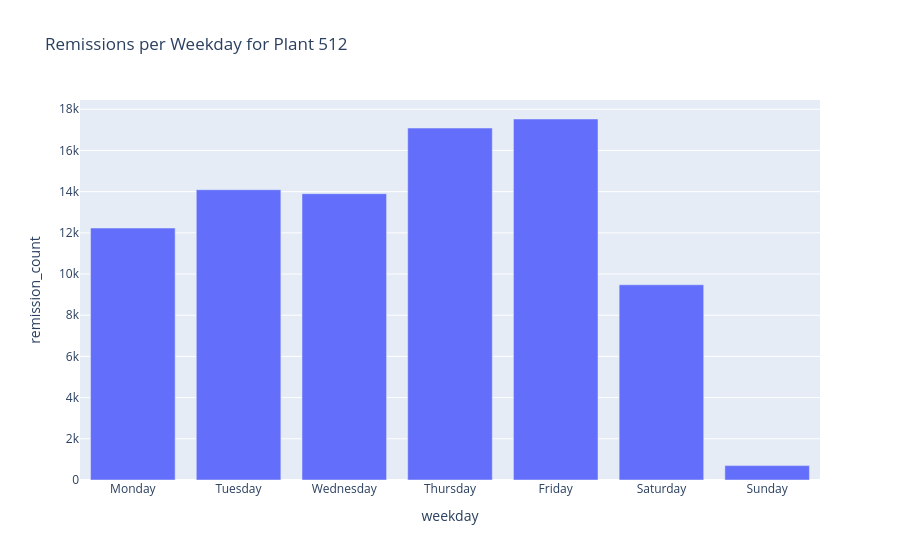

Notebook code for this chart:
### Code cell
# print for plant 512 how many remissions in total per weekday for all time range
plant_512_data = remissions_imputated[remissions_imputated['ship_plant_code'] == 512]
plant_512_data['weekday'] = plant_512_data['typed_time'].dt.day_name()
remissions_per_weekday = plant_512_data.groupby('weekday').size().reset_index(name='remission_count')
print(remissions_per_weekday)
# Make it a histogram of weekdays (Monday -> Sunday)
weekday_order = ["Monday", "Tuesday", "Wednesday", "Thursday", "Friday", "Saturday", "Sunday"]
remissions_per_weekday["weekday"] = pd.Categorical(
    remissions_per_weekday["weekday"],
    categories=weekday_order,
    ordered=True
)
remissions_per_weekday = remissions_per_weekday.sort_values("weekday")

fig = px.bar(
    remissions_per_weekday,
    x="weekday",
    y="remission_count",
    title="Remissions per Weekday for Plant 512",
    category_orders={"weekday": weekday_order}
)
fig.show()

### Figure 1 — Plotly figure (JSON) as saved in the notebook; plotly's stock layout.template omitted (floating-point values rounded to 4 significant figures)
{"data": [{"hovertemplate": "weekday=%{x}<br>remission_count=%{y}<extra></extra>", "legendgroup": "", "marker": {"color": "#636efa", "pattern": {"shape": ""}}, "name": "", "orientation": "v", "showlegend": false, "textposition": "auto", "type": "bar", "x": ["Monday", "Tuesday", "Wednesday", "Thursday", "Friday", "Saturday", "Sunday"], "xaxis": "x", "y": [12234, 14094, 13901, 17087, 17527, 9478, 698], "yaxis": "y"}], "layout": {"barmode": "relative", "legend": {"tracegroupgap": 0}, "title": {"text": "Remissions per Weekday for Plant 512"}, "xaxis": {"anchor": "y", "categoryarray": ["Monday", "Tuesday", "Wednesday", "Thursday", "Friday", "Saturday", "Sunday"], "categoryorder": "array", "domain": [0, 1], "title": {"text": "weekday"}}, "yaxis": {"anchor": "x", "domain": [0, 1], "title": {"text": "remission_count"}}}}
